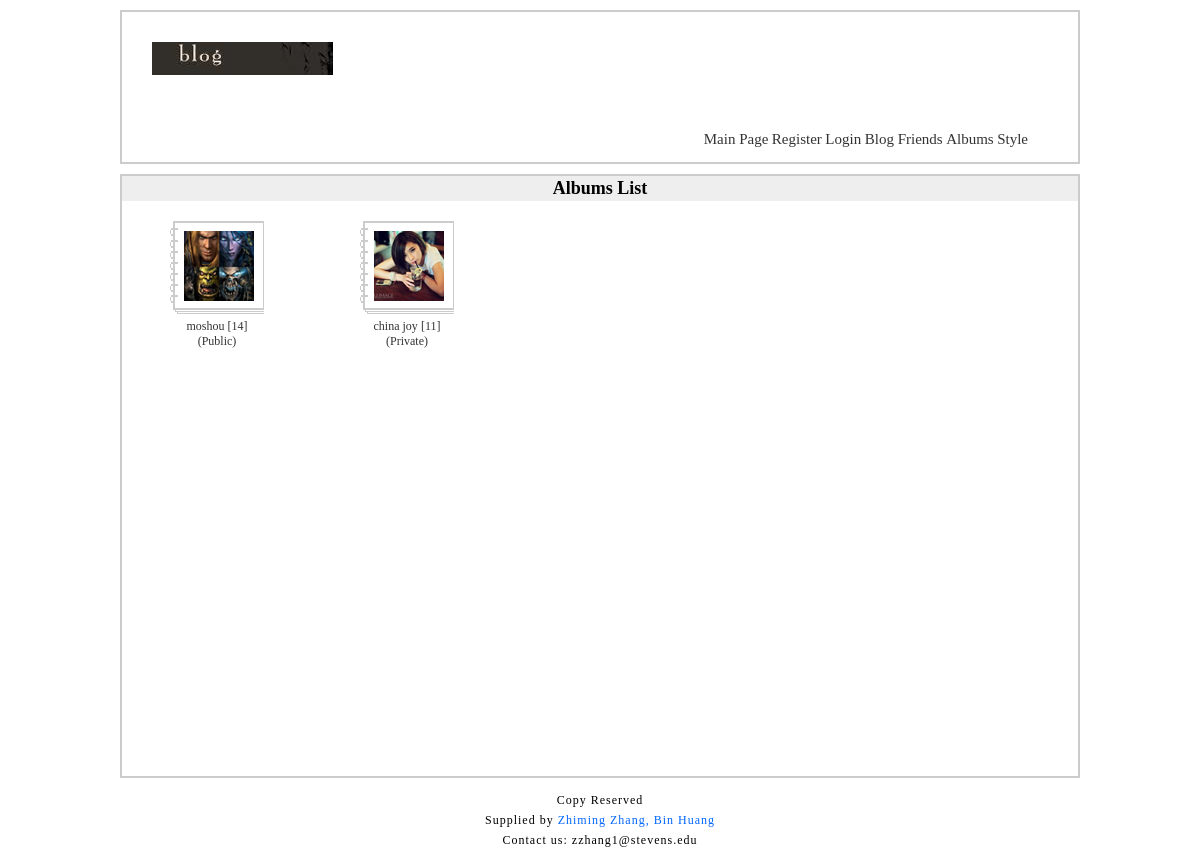
The app's page /MyProject/Photo.php with its own data.
### tables this page shows
CREATE TABLE IF NOT EXISTS `tg_dir` (
  `tg_id` mediumint(8) unsigned NOT NULL AUTO_INCREMENT COMMENT '//ID',
  `tg_name` varchar(20) NOT NULL COMMENT '//album directory',
  `tg_type` tinyint(1) unsigned NOT NULL COMMENT '//album type',
  `tg_password` char(40) DEFAULT NULL COMMENT '//album password',
  `tg_content` varchar(200) DEFAULT NULL COMMENT '//description',
  `tg_face` varchar(200) DEFAULT NULL COMMENT '//album cover',
  `tg_dir` varchar(200) NOT NULL COMMENT '//album path',
  `tg_date` datetime NOT NULL COMMENT '//date',
  PRIMARY KEY (`tg_id`)
);

### MyProject/includes/global.func.php (called while the page is built, shortened)
<?php
function _html($_string){
	if(is_array($_string)){
		foreach ($_string as $_key => $_value){
			$_string[$_key] = _html($_value);
		}
	}else{
		$_string = htmlspecialchars($_string);
	}
	return $_string;
}
function _page($_sql,$_size){
	global $_page, $_pagesize, $_pagenum, $_pageabsolute, $_num;
	if(isset($_GET['page'])){
		$_page = $_GET['page'];
	if(empty($_page)||$_page<=0||!is_numeric($_page)){
		$_page = 1;
	}else{
		$_page = intval($_page);
	}
	}else{
		$_page = 1;
	}
	$_pagesize = $_size;
	$_pagenum = ($_page -1)*$_pagesize;
}
?>

### MyProject/includes/mysql.func.php (called while the page is built, shortened)
<?php
function _query($_sql){
	if(!$_result = mysql_query($_sql)){
		exit('fail to execute SQL statement '.mysql_error());
	}
	return $_result;
}
function _fetch_array($_sql){
	return mysql_fetch_array(_query($_sql),MYSQL_ASSOC);
}
function _fetch_array_list($_result){
	return mysql_fetch_array($_result, MYSQL_ASSOC);
}
?>

### MyProject/Photo.php (the view, shortened to what this page needs)
<?php
global $_pagesize,$_pagenum,$_system;
$_result = _query("SELECT
												tg_id,tg_name,tg_type,tg_face
									FROM
												tg_dir
							ORDER BY
												tg_date DESC
									 LIMIT
												$_pagenum,$_pagesize
							");
?>
<!DOCTYPE html PUBLIC "-//W3C//DTD XHTML 1.0 Transitional//EN" "http://www.w3.org/TR/xhtml1/DTD/xhtml1-transitional.dtd">
<html xmlns="http://www.w3.org/1999/xhtml">
<head>
<?php
	require ROOT_PATH.'includes/CssLoad.inc.php';
?>
</head>
<body>
<?php
	require ROOT_PATH.'includes/header.inc.php';
?>
<div id="photo">
	<h2>Albums List</h2>
	<?php
		$_html = array();
		while (!!$_rows = _fetch_array_list($_result)) {
			$_html['id'] = $_rows['tg_id'];
			$_html['name'] = $_rows['tg_name'];
			$_html['type'] = $_rows['tg_type'];
			$_html['face'] = $_rows['tg_face'];
			$_html = _html($_html);
			if (empty($_html['type'])) {
				$_html['type_html'] = '(Public)';
			} else {
				$_html['type_html'] = '(Private)';
			}
		if (empty($_html['face'])) {
				$_html['face_html'] = '';
			} else {
				$_html['face_html'] = '<img src="'.$_html['face'].'" alt="'.$_html['name'].'"/>';
			}
			$_html['photo'] = _fetch_array("SELECT COUNT(*)
			                                                                           AS
			                                                                                count
	                                                                           FROM
			                                                                                tg_photo
                                                                             WHERE
			                                                                                tg_sid={$_html['id']}");
	?>
	<dl>
		<dt><a href="photo_show.php?id=<?php echo $_html['id']?>"><?php echo $_html['face_html'];?></a></dt>
		<dd><a href="photo_show.php?id=<?php echo $_html['id']?>"><?php echo $_html['name']?> <?php echo'['.$_html['photo']['count'].']'. $_html['type_html'] ?></a></dd>
	</dl>
	<?php } ?>
</div>
<?php
	require ROOT_PATH.'includes/footer.inc.php';
?>
</body>
</html>

### MyProject/styles/1/basic.css (style rules this page uses)
* { padding:0; margin:0; }
body { width:960px; margin:0 auto; background:#fff; font-size:14px; }
h2 { font-size:14px; background:#eee; height:25px; line-height:25px; text-indent:10px; }

### MyProject/styles/1/photo.css (style rules this page uses)
#photo { width:auto; height:600px; border:2px solid #ccc; font-size:12px; }
#photo h2 { text-indent:0; text-align:center; font-size:18px; }
#photo dl { width:150px; height:180px; margin:20px; float:left; }
#photo dl dt { width:94px; height:93px; background:url(../../images/photo.jpg) no-repeat; margin:0 auto; }
#photo dl dt img { display:block; padding:10px 0 0 14px; border:none; }
#photo dl dd { width:90px; text-align:center; margin:0 auto; padding:5px 0; }
#photo dl dd a { color:#333; text-decoration:none; }

### records on screen
tg_dir: tg_face+tg_name (picture), tg_name "moshou", count "14", type_html "(Public)"
tg_dir: shows a picture, tg_name "china joy", count "11", type_html "(Private)"
